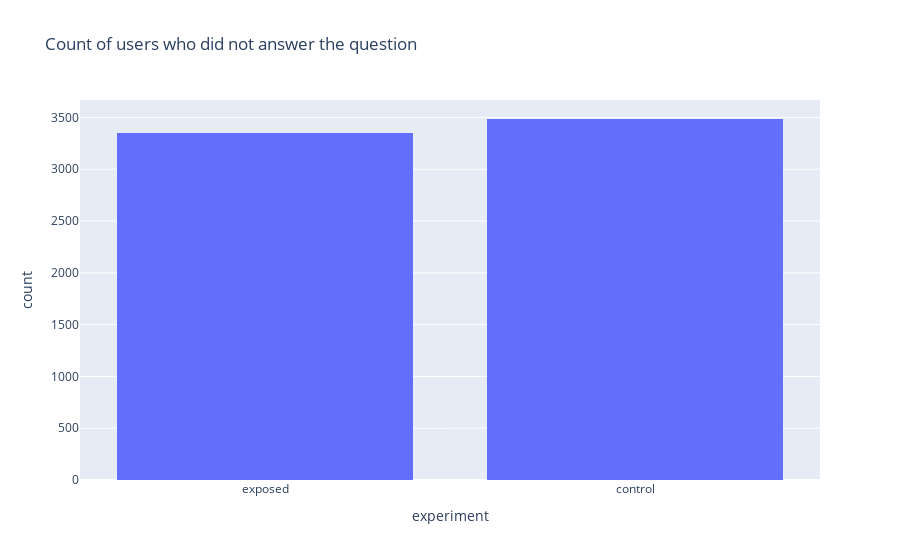

The cell this chart's notebook holds for it:
### Code cell
fig = px.histogram(data[(data.yes==0)&(data.no==0)],x='experiment',title='Count of users who did not answer the question')
fig.show()

### Figure 1 — Plotly figure (JSON) as saved in the notebook; plotly's stock layout.template omitted (floating-point values rounded to 4 significant figures; data arrays with more than 128 entries replaced by an {"elided": "..."} marker saying what was removed)
{"data": [{"alignmentgroup": "True", "bingroup": "x", "hovertemplate": "experiment=%{x}<br>count=%{y}<extra></extra>", "legendgroup": "", "marker": {"color": "#636efa", "pattern": {"shape": ""}}, "name": "", "offsetgroup": "", "orientation": "v", "showlegend": false, "type": "histogram", "x": {"elided": "6834 str values"}, "xaxis": "x", "yaxis": "y"}], "layout": {"barmode": "relative", "legend": {"tracegroupgap": 0}, "title": {"text": "Count of users who did not answer the question"}, "xaxis": {"anchor": "y", "domain": [0, 1], "title": {"text": "experiment"}}, "yaxis": {"anchor": "x", "domain": [0, 1], "title": {"text": "count"}}}}
